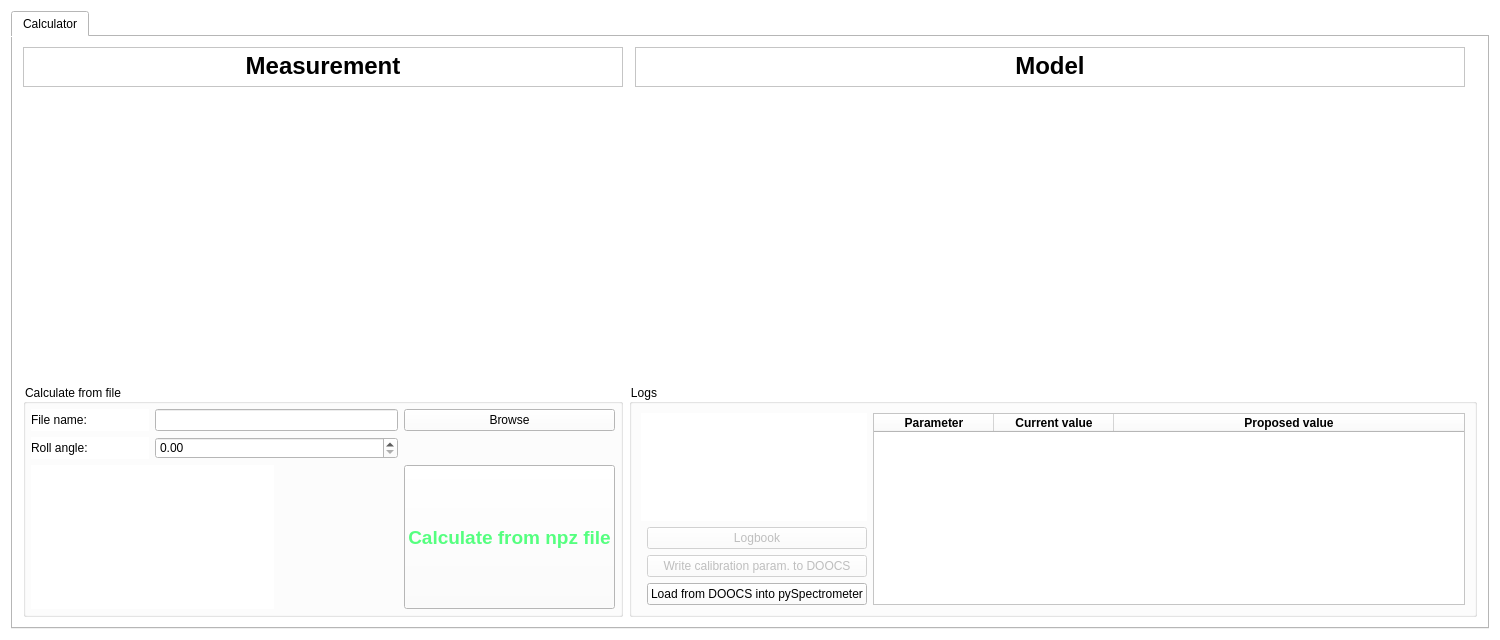
<?xml version="1.0" encoding="UTF-8"?>
<ui version="4.0">
 <class>Form</class>
 <widget class="QWidget" name="Form">
  <property name="geometry">
   <rect>
    <x>0</x>
    <y>0</y>
    <width>1500</width>
    <height>640</height>
   </rect>
  </property>
  <property name="minimumSize">
   <size>
    <width>0</width>
    <height>0</height>
   </size>
  </property>
  <property name="contextMenuPolicy">
   <enum>Qt::CustomContextMenu</enum>
  </property>
  <property name="windowTitle">
   <string>Self Seeding tools</string>
  </property>
  <property name="styleSheet">
   <string notr="true">background-color: white</string>
  </property>
  <layout class="QGridLayout" name="gridLayout_2">
   <item row="1" column="0">
    <widget class="QTabWidget" name="tabWidgetCalculator">
     <property name="currentIndex">
      <number>0</number>
     </property>
     <widget class="QWidget" name="tab">
      <attribute name="title">
       <string>Calculator</string>
      </attribute>
      <layout class="QGridLayout" name="gridLayout_7">
       <property name="leftMargin">
        <number>10</number>
       </property>
       <property name="topMargin">
        <number>10</number>
       </property>
       <property name="rightMargin">
        <number>10</number>
       </property>
       <property name="bottomMargin">
        <number>10</number>
       </property>
       <property name="spacing">
        <number>6</number>
       </property>
       <item row="2" column="2" rowspan="2" colspan="4">
        <widget class="QGroupBox" name="groupBox_2">
         <property name="title">
          <string>Logs</string>
         </property>
         <layout class="QGridLayout" name="gridLayout">
          <item row="3" column="1">
           <widget class="QPushButton" name="pb_doocs">
            <property name="enabled">
             <bool>false</bool>
            </property>
            <property name="text">
             <string>Write calibration param. to DOOCS</string>
            </property>
           </widget>
          </item>
          <item row="4" column="1">
           <widget class="QPushButton" name="pb_load_doocs">
            <property name="text">
             <string>Load from DOOCS into pySpectrometer</string>
            </property>
           </widget>
          </item>
          <item row="2" column="1">
           <widget class="QPushButton" name="pb_logbook">
            <property name="enabled">
             <bool>false</bool>
            </property>
            <property name="text">
             <string>Logbook</string>
            </property>
           </widget>
          </item>
          <item row="0" column="0" rowspan="2" colspan="2">
           <widget class="QLabel" name="output">
            <property name="minimumSize">
             <size>
              <width>200</width>
              <height>20</height>
             </size>
            </property>
            <property name="maximumSize">
             <size>
              <width>300</width>
              <height>16777215</height>
             </size>
            </property>
            <property name="font">
             <font>
              <weight>50</weight>
              <bold>false</bold>
             </font>
            </property>
            <property name="text">
             <string/>
            </property>
            <property name="scaledContents">
             <bool>true</bool>
            </property>
            <property name="wordWrap">
             <bool>true</bool>
            </property>
           </widget>
          </item>
          <item row="0" column="2" rowspan="5">
           <widget class="QTableWidget" name="tableWidget">
            <property name="maximumSize">
             <size>
              <width>16777215</width>
              <height>16777215</height>
             </size>
            </property>
            <property name="wordWrap">
             <bool>true</bool>
            </property>
            <attribute name="horizontalHeaderCascadingSectionResizes">
             <bool>false</bool>
            </attribute>
            <attribute name="horizontalHeaderDefaultSectionSize">
             <number>120</number>
            </attribute>
            <attribute name="horizontalHeaderShowSortIndicator" stdset="0">
             <bool>true</bool>
            </attribute>
            <attribute name="horizontalHeaderStretchLastSection">
             <bool>true</bool>
            </attribute>
            <attribute name="verticalHeaderShowSortIndicator" stdset="0">
             <bool>true</bool>
            </attribute>
            <column>
             <property name="text">
              <string>Parameter</string>
             </property>
             <property name="font">
              <font>
               <weight>75</weight>
               <bold>true</bold>
              </font>
             </property>
             <property name="textAlignment">
              <set>AlignCenter</set>
             </property>
            </column>
            <column>
             <property name="text">
              <string>Current value</string>
             </property>
             <property name="font">
              <font>
               <weight>75</weight>
               <bold>true</bold>
              </font>
             </property>
             <property name="textAlignment">
              <set>AlignCenter</set>
             </property>
            </column>
            <column>
             <property name="text">
              <string>Proposed value</string>
             </property>
             <property name="font">
              <font>
               <weight>75</weight>
               <bold>true</bold>
              </font>
             </property>
             <property name="textAlignment">
              <set>AlignCenter</set>
             </property>
            </column>
           </widget>
          </item>
         </layout>
        </widget>
       </item>
       <item row="2" column="0" rowspan="2">
        <widget class="QGroupBox" name="groupBox_5">
         <property name="sizePolicy">
          <sizepolicy hsizetype="Preferred" vsizetype="Minimum">
           <horstretch>0</horstretch>
           <verstretch>0</verstretch>
          </sizepolicy>
         </property>
         <property name="maximumSize">
          <size>
           <width>600</width>
           <height>16777215</height>
          </size>
         </property>
         <property name="title">
          <string>Calculate from file</string>
         </property>
         <layout class="QGridLayout" name="gridLayout_10">
          <property name="leftMargin">
           <number>5</number>
          </property>
          <property name="topMargin">
           <number>5</number>
          </property>
          <property name="rightMargin">
           <number>5</number>
          </property>
          <property name="bottomMargin">
           <number>5</number>
          </property>
          <property name="spacing">
           <number>6</number>
          </property>
          <item row="4" column="4">
           <widget class="QPushButton" name="pb_start_calc">
            <property name="minimumSize">
             <size>
              <width>200</width>
              <height>60</height>
             </size>
            </property>
            <property name="maximumSize">
             <size>
              <width>1000</width>
              <height>1000</height>
             </size>
            </property>
            <property name="font">
             <font>
              <pointsize>14</pointsize>
              <weight>75</weight>
              <bold>true</bold>
             </font>
            </property>
            <property name="styleSheet">
             <string notr="true">color: rgb(85, 255, 127);</string>
            </property>
            <property name="text">
             <string>Calculate from npz file</string>
            </property>
           </widget>
          </item>
          <item row="3" column="0">
           <widget class="QLabel" name="label_3">
            <property name="text">
             <string>Roll angle:</string>
            </property>
           </widget>
          </item>
          <item row="0" column="4">
           <widget class="QPushButton" name="browse_button">
            <property name="text">
             <string>Browse</string>
            </property>
           </widget>
          </item>
          <item row="0" column="0">
           <widget class="QLabel" name="label">
            <property name="text">
             <string>File name:</string>
            </property>
           </widget>
          </item>
          <item row="3" column="1" colspan="2">
           <widget class="QDoubleSpinBox" name="roll_angle"/>
          </item>
          <item row="0" column="1" colspan="2">
           <widget class="QLineEdit" name="file_name"/>
          </item>
          <item row="4" column="0" colspan="2">
           <widget class="QLabel" name="status">
            <property name="text">
             <string/>
            </property>
           </widget>
          </item>
         </layout>
        </widget>
       </item>
       <item row="0" column="3">
        <widget class="QTextEdit" name="model_title">
         <property name="maximumSize">
          <size>
           <width>2000</width>
           <height>40</height>
          </size>
         </property>
         <property name="html">
          <string>&lt;!DOCTYPE HTML PUBLIC &quot;-//W3C//DTD HTML 4.0//EN&quot; &quot;http://www.w3.org/TR/REC-html40/strict.dtd&quot;&gt;
&lt;html&gt;&lt;head&gt;&lt;meta name=&quot;qrichtext&quot; content=&quot;1&quot; /&gt;&lt;style type=&quot;text/css&quot;&gt;
p, li { white-space: pre-wrap; }
&lt;/style&gt;&lt;/head&gt;&lt;body style=&quot; font-family:'.AppleSystemUIFont'; font-size:13pt; font-weight:400; font-style:normal;&quot;&gt;
&lt;p align=&quot;center&quot; style=&quot; margin-top:0px; margin-bottom:0px; margin-left:0px; margin-right:0px; -qt-block-indent:0; text-indent:0px;&quot;&gt;&lt;span style=&quot; font-size:18pt; font-weight:600;&quot;&gt;Model&lt;/span&gt;&lt;/p&gt;&lt;/body&gt;&lt;/html&gt;</string>
         </property>
        </widget>
       </item>
       <item row="0" column="0">
        <widget class="QTextEdit" name="measured_title">
         <property name="minimumSize">
          <size>
           <width>0</width>
           <height>0</height>
          </size>
         </property>
         <property name="maximumSize">
          <size>
           <width>600</width>
           <height>40</height>
          </size>
         </property>
         <property name="html">
          <string>&lt;!DOCTYPE HTML PUBLIC &quot;-//W3C//DTD HTML 4.0//EN&quot; &quot;http://www.w3.org/TR/REC-html40/strict.dtd&quot;&gt;
&lt;html&gt;&lt;head&gt;&lt;meta name=&quot;qrichtext&quot; content=&quot;1&quot; /&gt;&lt;style type=&quot;text/css&quot;&gt;
p, li { white-space: pre-wrap; }
&lt;/style&gt;&lt;/head&gt;&lt;body style=&quot; font-family:'.AppleSystemUIFont'; font-size:13pt; font-weight:400; font-style:normal;&quot;&gt;
&lt;p align=&quot;center&quot; style=&quot; margin-top:0px; margin-bottom:0px; margin-left:0px; margin-right:0px; -qt-block-indent:0; text-indent:0px;&quot;&gt;&lt;span style=&quot; font-size:18pt; font-weight:600;&quot;&gt;Measurement&lt;/span&gt;&lt;/p&gt;&lt;/body&gt;&lt;/html&gt;</string>
         </property>
        </widget>
       </item>
       <item row="1" column="2" colspan="4">
        <widget class="QWidget" name="widget_calc_2" native="true">
         <property name="sizePolicy">
          <sizepolicy hsizetype="MinimumExpanding" vsizetype="MinimumExpanding">
           <horstretch>0</horstretch>
           <verstretch>0</verstretch>
          </sizepolicy>
         </property>
         <property name="minimumSize">
          <size>
           <width>300</width>
           <height>200</height>
          </size>
         </property>
        </widget>
       </item>
       <item row="1" column="0">
        <widget class="QWidget" name="widget_calc" native="true">
         <property name="sizePolicy">
          <sizepolicy hsizetype="MinimumExpanding" vsizetype="MinimumExpanding">
           <horstretch>0</horstretch>
           <verstretch>0</verstretch>
          </sizepolicy>
         </property>
         <property name="minimumSize">
          <size>
           <width>300</width>
           <height>200</height>
          </size>
         </property>
         <property name="maximumSize">
          <size>
           <width>600</width>
           <height>16777215</height>
          </size>
         </property>
        </widget>
       </item>
      </layout>
     </widget>
    </widget>
   </item>
  </layout>
 </widget>
 <resources/>
 <connections/>
 <slots>
  <slot>browseSlot()</slot>
 </slots>
</ui>
